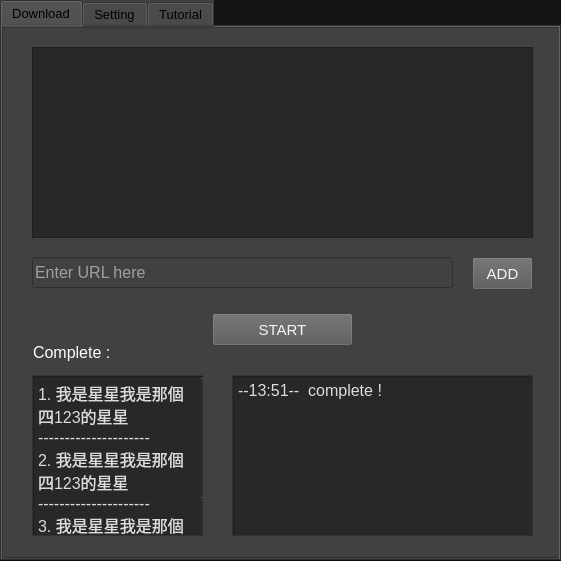
<?xml version="1.0" encoding="UTF-8"?>
<ui version="4.0">
 <class>MainWindow</class>
 <widget class="QMainWindow" name="MainWindow">
  <property name="geometry">
   <rect>
    <x>0</x>
    <y>0</y>
    <width>561</width>
    <height>561</height>
   </rect>
  </property>
  <property name="sizePolicy">
   <sizepolicy hsizetype="Expanding" vsizetype="Expanding">
    <horstretch>0</horstretch>
    <verstretch>0</verstretch>
   </sizepolicy>
  </property>
  <property name="minimumSize">
   <size>
    <width>561</width>
    <height>561</height>
   </size>
  </property>
  <property name="maximumSize">
   <size>
    <width>561</width>
    <height>561</height>
   </size>
  </property>
  <property name="windowTitle">
   <string>MainWindow</string>
  </property>
  <widget class="QWidget" name="centralwidget">
   <widget class="QFrame" name="frm_main">
    <property name="geometry">
     <rect>
      <x>0</x>
      <y>0</y>
      <width>561</width>
      <height>561</height>
     </rect>
    </property>
    <property name="styleSheet">
     <string notr="true">background-color: rgb(20, 20, 20);</string>
    </property>
    <property name="frameShape">
     <enum>QFrame::StyledPanel</enum>
    </property>
    <property name="frameShadow">
     <enum>QFrame::Raised</enum>
    </property>
    <widget class="QTabWidget" name="tabwg_main">
     <property name="geometry">
      <rect>
       <x>0</x>
       <y>0</y>
       <width>561</width>
       <height>561</height>
      </rect>
     </property>
     <property name="font">
      <font>
       <family>Microsoft YaHei UI</family>
       <pointsize>10</pointsize>
      </font>
     </property>
     <property name="styleSheet">
      <string notr="true">background-color: rgb(65, 65, 65);</string>
     </property>
     <property name="currentIndex">
      <number>0</number>
     </property>
     <widget class="QWidget" name="tab_download">
      <attribute name="title">
       <string>Download</string>
      </attribute>
      <widget class="QFrame" name="frm_download">
       <property name="geometry">
        <rect>
         <x>0</x>
         <y>0</y>
         <width>561</width>
         <height>531</height>
        </rect>
       </property>
       <property name="styleSheet">
        <string notr="true">background-color: rgb(65, 65, 65);</string>
       </property>
       <property name="frameShape">
        <enum>QFrame::StyledPanel</enum>
       </property>
       <property name="frameShadow">
        <enum>QFrame::Raised</enum>
       </property>
       <widget class="QScrollArea" name="scrA_urls">
        <property name="geometry">
         <rect>
          <x>30</x>
          <y>20</y>
          <width>501</width>
          <height>191</height>
         </rect>
        </property>
        <property name="focusPolicy">
         <enum>Qt::NoFocus</enum>
        </property>
        <property name="acceptDrops">
         <bool>true</bool>
        </property>
        <property name="styleSheet">
         <string notr="true">width: 3px;
background-color: rgb(40, 40, 40);</string>
        </property>
        <property name="widgetResizable">
         <bool>true</bool>
        </property>
        <widget class="QWidget" name="scrwc_urls">
         <property name="geometry">
          <rect>
           <x>0</x>
           <y>0</y>
           <width>499</width>
           <height>189</height>
          </rect>
         </property>
         <property name="acceptDrops">
          <bool>true</bool>
         </property>
         <layout class="QVBoxLayout" name="vlyo_urls">
          <property name="spacing">
           <number>9</number>
          </property>
         </layout>
        </widget>
       </widget>
       <widget class="QScrollArea" name="scrA_log">
        <property name="geometry">
         <rect>
          <x>230</x>
          <y>348</y>
          <width>301</width>
          <height>161</height>
         </rect>
        </property>
        <property name="widgetResizable">
         <bool>true</bool>
        </property>
        <widget class="QWidget" name="scrwc_log">
         <property name="geometry">
          <rect>
           <x>0</x>
           <y>0</y>
           <width>299</width>
           <height>159</height>
          </rect>
         </property>
         <widget class="QTextBrowser" name="txtB_complete_2">
          <property name="geometry">
           <rect>
            <x>0</x>
            <y>0</y>
            <width>301</width>
            <height>161</height>
           </rect>
          </property>
          <property name="font">
           <font>
            <family>Microsoft YaHei UI</family>
            <pointsize>12</pointsize>
           </font>
          </property>
          <property name="focusPolicy">
           <enum>Qt::NoFocus</enum>
          </property>
          <property name="styleSheet">
           <string notr="true">background-color: rgb(40, 40, 40);
color: rgb(220, 220, 220);
width: 2px;</string>
          </property>
          <property name="html">
           <string>&lt;!DOCTYPE HTML PUBLIC &quot;-//W3C//DTD HTML 4.0//EN&quot; &quot;http://www.w3.org/TR/REC-html40/strict.dtd&quot;&gt;
&lt;html&gt;&lt;head&gt;&lt;meta name=&quot;qrichtext&quot; content=&quot;1&quot; /&gt;&lt;style type=&quot;text/css&quot;&gt;
p, li { white-space: pre-wrap; }
&lt;/style&gt;&lt;/head&gt;&lt;body style=&quot; font-family:'Microsoft YaHei UI'; font-size:12pt; font-weight:400; font-style:normal;&quot;&gt;
&lt;p style=&quot; margin-top:0px; margin-bottom:0px; margin-left:0px; margin-right:0px; -qt-block-indent:0; text-indent:0px;&quot;&gt;--13:51--  complete !&lt;/p&gt;&lt;/body&gt;&lt;/html&gt;</string>
          </property>
         </widget>
        </widget>
       </widget>
       <widget class="QLineEdit" name="ln_add_url">
        <property name="geometry">
         <rect>
          <x>30</x>
          <y>230</y>
          <width>421</width>
          <height>31</height>
         </rect>
        </property>
        <property name="font">
         <font>
          <family>Microsoft YaHei UI</family>
          <pointsize>12</pointsize>
         </font>
        </property>
        <property name="styleSheet">
         <string notr="true">color: rgb(255, 255, 255);</string>
        </property>
        <property name="text">
         <string/>
        </property>
        <property name="placeholderText">
         <string>Enter URL here</string>
        </property>
       </widget>
       <widget class="QPushButton" name="btn_add_url">
        <property name="geometry">
         <rect>
          <x>470</x>
          <y>230</y>
          <width>61</width>
          <height>33</height>
         </rect>
        </property>
        <property name="font">
         <font>
          <family>Microsoft YaHei UI</family>
          <pointsize>11</pointsize>
         </font>
        </property>
        <property name="styleSheet">
         <string notr="true">color: rgb(245, 245, 245);
background-color: rgb(88, 88, 88);</string>
        </property>
        <property name="text">
         <string>ADD</string>
        </property>
       </widget>
       <widget class="QScrollArea" name="scrA_complete">
        <property name="geometry">
         <rect>
          <x>30</x>
          <y>348</y>
          <width>171</width>
          <height>161</height>
         </rect>
        </property>
        <property name="widgetResizable">
         <bool>true</bool>
        </property>
        <widget class="QWidget" name="scrwc_complete">
         <property name="geometry">
          <rect>
           <x>0</x>
           <y>0</y>
           <width>169</width>
           <height>159</height>
          </rect>
         </property>
         <widget class="QTextBrowser" name="txtB_complete">
          <property name="geometry">
           <rect>
            <x>0</x>
            <y>0</y>
            <width>171</width>
            <height>161</height>
           </rect>
          </property>
          <property name="font">
           <font>
            <family>Microsoft YaHei UI</family>
            <pointsize>12</pointsize>
           </font>
          </property>
          <property name="focusPolicy">
           <enum>Qt::NoFocus</enum>
          </property>
          <property name="styleSheet">
           <string notr="true">background-color: rgb(40, 40, 40);
color: rgb(220, 220, 220);
width: 2px;</string>
          </property>
          <property name="html">
           <string>&lt;!DOCTYPE HTML PUBLIC &quot;-//W3C//DTD HTML 4.0//EN&quot; &quot;http://www.w3.org/TR/REC-html40/strict.dtd&quot;&gt;
&lt;html&gt;&lt;head&gt;&lt;meta name=&quot;qrichtext&quot; content=&quot;1&quot; /&gt;&lt;style type=&quot;text/css&quot;&gt;
p, li { white-space: pre-wrap; }
&lt;/style&gt;&lt;/head&gt;&lt;body style=&quot; font-family:'Microsoft YaHei UI'; font-size:12pt; font-weight:400; font-style:normal;&quot;&gt;
&lt;p style=&quot; margin-top:0px; margin-bottom:0px; margin-left:0px; margin-right:0px; -qt-block-indent:0; text-indent:0px;&quot;&gt;1. 我是星星我是那個四123的星星&lt;/p&gt;
&lt;p style=&quot; margin-top:0px; margin-bottom:0px; margin-left:0px; margin-right:0px; -qt-block-indent:0; text-indent:0px;&quot;&gt;---------------------&lt;/p&gt;
&lt;p style=&quot; margin-top:0px; margin-bottom:0px; margin-left:0px; margin-right:0px; -qt-block-indent:0; text-indent:0px;&quot;&gt;2. 我是星星我是那個四123的星星&lt;/p&gt;
&lt;p style=&quot; margin-top:0px; margin-bottom:0px; margin-left:0px; margin-right:0px; -qt-block-indent:0; text-indent:0px;&quot;&gt;---------------------&lt;/p&gt;
&lt;p style=&quot; margin-top:0px; margin-bottom:0px; margin-left:0px; margin-right:0px; -qt-block-indent:0; text-indent:0px;&quot;&gt;3. 我是星星我是那個四123的星星&lt;/p&gt;
&lt;p style=&quot; margin-top:0px; margin-bottom:0px; margin-left:0px; margin-right:0px; -qt-block-indent:0; text-indent:0px;&quot;&gt;---------------------&lt;/p&gt;&lt;/body&gt;&lt;/html&gt;</string>
          </property>
         </widget>
        </widget>
       </widget>
       <widget class="QLabel" name="lbt_complete">
        <property name="geometry">
         <rect>
          <x>31</x>
          <y>310</y>
          <width>141</width>
          <height>30</height>
         </rect>
        </property>
        <property name="font">
         <font>
          <family>Microsoft YaHei UI</family>
          <pointsize>12</pointsize>
         </font>
        </property>
        <property name="styleSheet">
         <string notr="true">color: rgb(255, 255, 255);
background-color: rgba(255, 255, 255, 0);</string>
        </property>
        <property name="text">
         <string>Complete :</string>
        </property>
       </widget>
       <widget class="QPushButton" name="btn_start_download">
        <property name="geometry">
         <rect>
          <x>210</x>
          <y>286</y>
          <width>141</width>
          <height>33</height>
         </rect>
        </property>
        <property name="font">
         <font>
          <family>Microsoft YaHei UI</family>
          <pointsize>11</pointsize>
         </font>
        </property>
        <property name="styleSheet">
         <string notr="true">color: rgb(245, 245, 245);
background-color: rgb(88, 88, 88);</string>
        </property>
        <property name="text">
         <string>START</string>
        </property>
       </widget>
      </widget>
     </widget>
     <widget class="QWidget" name="tab_setting">
      <attribute name="title">
       <string>Setting</string>
      </attribute>
      <widget class="QScrollArea" name="scrollArea">
       <property name="geometry">
        <rect>
         <x>0</x>
         <y>0</y>
         <width>551</width>
         <height>531</height>
        </rect>
       </property>
       <property name="styleSheet">
        <string notr="true">background-color: rgb(50, 50, 50);</string>
       </property>
       <property name="widgetResizable">
        <bool>true</bool>
       </property>
       <widget class="QWidget" name="scrollAreaWidgetContents_2">
        <property name="geometry">
         <rect>
          <x>0</x>
          <y>0</y>
          <width>532</width>
          <height>618</height>
         </rect>
        </property>
        <layout class="QVBoxLayout" name="verticalLayout">
         <item>
          <widget class="QFrame" name="frm_setting">
           <property name="minimumSize">
            <size>
             <width>0</width>
             <height>600</height>
            </size>
           </property>
           <property name="maximumSize">
            <size>
             <width>16777215</width>
             <height>600</height>
            </size>
           </property>
           <property name="styleSheet">
            <string notr="true">background-color: rgb(65, 65, 65);</string>
           </property>
           <property name="frameShape">
            <enum>QFrame::StyledPanel</enum>
           </property>
           <property name="frameShadow">
            <enum>QFrame::Raised</enum>
           </property>
           <widget class="QFrame" name="frm_tool_0">
            <property name="geometry">
             <rect>
              <x>-10</x>
              <y>95</y>
              <width>381</width>
              <height>81</height>
             </rect>
            </property>
            <property name="styleSheet">
             <string notr="true">background-color: rgb(50, 50, 50);</string>
            </property>
            <property name="frameShape">
             <enum>QFrame::StyledPanel</enum>
            </property>
            <property name="frameShadow">
             <enum>QFrame::Raised</enum>
            </property>
            <widget class="QLabel" name="lbt_tool_n_t0">
             <property name="geometry">
              <rect>
               <x>30</x>
               <y>10</y>
               <width>211</width>
               <height>31</height>
              </rect>
             </property>
             <property name="font">
              <font>
               <family>Microsoft YaHei UI</family>
               <pointsize>14</pointsize>
              </font>
             </property>
             <property name="styleSheet">
              <string notr="true">color: rgb(255, 255, 255);</string>
             </property>
             <property name="text">
              <string>Web driver (chrome)</string>
             </property>
            </widget>
            <widget class="QLabel" name="lbt_status_t0">
             <property name="geometry">
              <rect>
               <x>110</x>
               <y>54</y>
               <width>261</width>
               <height>21</height>
              </rect>
             </property>
             <property name="font">
              <font>
               <family>Microsoft YaHei UI</family>
               <pointsize>11</pointsize>
              </font>
             </property>
             <property name="styleSheet">
              <string notr="true">QLabel{
	color: rgb(255, 85, 0);
}</string>
             </property>
             <property name="text">
              <string>Need to download</string>
             </property>
             <property name="alignment">
              <set>Qt::AlignRight|Qt::AlignTrailing|Qt::AlignVCenter</set>
             </property>
            </widget>
            <widget class="QRadioButton" name="rdBtn_ad_t0">
             <property name="geometry">
              <rect>
               <x>260</x>
               <y>20</y>
               <width>121</width>
               <height>21</height>
              </rect>
             </property>
             <property name="font">
              <font>
               <family>Microsoft YaHei UI</family>
              </font>
             </property>
             <property name="styleSheet">
              <string notr="true">color: rgb(255, 255, 255);</string>
             </property>
             <property name="text">
              <string>Auto Download</string>
             </property>
            </widget>
           </widget>
           <widget class="QPushButton" name="btn_download_t0">
            <property name="geometry">
             <rect>
              <x>390</x>
              <y>110</y>
              <width>111</width>
              <height>51</height>
             </rect>
            </property>
            <property name="font">
             <font>
              <family>Microsoft YaHei UI</family>
              <pointsize>12</pointsize>
             </font>
            </property>
            <property name="styleSheet">
             <string notr="true">QPushButton {
	color: rgb(255, 255, 0);
	border-style: solid;
	border-width: 2px;
	border-color: rgba(80, 80, 80, 180);
	border-radius: 6px;
}

QPushButton:hover {
	border-color: rgba(255, 255, 0, 190);

}</string>
            </property>
            <property name="text">
             <string>Download</string>
            </property>
           </widget>
           <widget class="Line" name="line_tool">
            <property name="geometry">
             <rect>
              <x>10</x>
              <y>200</y>
              <width>531</width>
              <height>16</height>
             </rect>
            </property>
            <property name="orientation">
             <enum>Qt::Horizontal</enum>
            </property>
           </widget>
           <widget class="QLabel" name="lbt_tool">
            <property name="geometry">
             <rect>
              <x>110</x>
              <y>10</y>
              <width>301</width>
              <height>61</height>
             </rect>
            </property>
            <property name="font">
             <font>
              <family>Microsoft YaHei UI</family>
              <pointsize>23</pointsize>
             </font>
            </property>
            <property name="styleSheet">
             <string notr="true">color: rgb(255, 255, 255);</string>
            </property>
            <property name="text">
             <string>Tools</string>
            </property>
            <property name="alignment">
             <set>Qt::AlignCenter</set>
            </property>
           </widget>
           <widget class="QLabel" name="lbt_opt">
            <property name="geometry">
             <rect>
              <x>110</x>
              <y>230</y>
              <width>301</width>
              <height>61</height>
             </rect>
            </property>
            <property name="font">
             <font>
              <family>Microsoft YaHei UI</family>
              <pointsize>23</pointsize>
             </font>
            </property>
            <property name="styleSheet">
             <string notr="true">color: rgb(255, 255, 255);</string>
            </property>
            <property name="text">
             <string>Options</string>
            </property>
            <property name="alignment">
             <set>Qt::AlignCenter</set>
            </property>
           </widget>
           <widget class="QFrame" name="frm_opt_0">
            <property name="geometry">
             <rect>
              <x>-10</x>
              <y>315</y>
              <width>381</width>
              <height>151</height>
             </rect>
            </property>
            <property name="styleSheet">
             <string notr="true">background-color: rgb(50, 50, 50);</string>
            </property>
            <property name="frameShape">
             <enum>QFrame::StyledPanel</enum>
            </property>
            <property name="frameShadow">
             <enum>QFrame::Raised</enum>
            </property>
            <widget class="QLabel" name="lbt_opt_n_o0">
             <property name="geometry">
              <rect>
               <x>30</x>
               <y>10</y>
               <width>341</width>
               <height>31</height>
              </rect>
             </property>
             <property name="font">
              <font>
               <family>Microsoft YaHei UI</family>
               <pointsize>14</pointsize>
              </font>
             </property>
             <property name="styleSheet">
              <string notr="true">color: rgb(255, 255, 255);</string>
             </property>
             <property name="text">
              <string>Auto add URL to Queue</string>
             </property>
            </widget>
            <widget class="QTextBrowser" name="txtB_opt_i_o0">
             <property name="geometry">
              <rect>
               <x>20</x>
               <y>60</y>
               <width>341</width>
               <height>81</height>
              </rect>
             </property>
             <property name="font">
              <font>
               <family>Microsoft YaHei UI</family>
               <pointsize>12</pointsize>
              </font>
             </property>
             <property name="styleSheet">
              <string notr="true">color: rgb(240, 240, 240);</string>
             </property>
             <property name="html">
              <string>&lt;!DOCTYPE HTML PUBLIC &quot;-//W3C//DTD HTML 4.0//EN&quot; &quot;http://www.w3.org/TR/REC-html40/strict.dtd&quot;&gt;
&lt;html&gt;&lt;head&gt;&lt;meta name=&quot;qrichtext&quot; content=&quot;1&quot; /&gt;&lt;style type=&quot;text/css&quot;&gt;
p, li { white-space: pre-wrap; }
&lt;/style&gt;&lt;/head&gt;&lt;body style=&quot; font-family:'Microsoft YaHei UI'; font-size:12pt; font-weight:400; font-style:normal;&quot;&gt;
&lt;p style=&quot; margin-top:0px; margin-bottom:0px; margin-left:0px; margin-right:0px; -qt-block-indent:0; text-indent:0px;&quot;&gt;The app will continuously listen, and when the user copies a specific URL, the app will add the URL to the queue.&lt;/p&gt;&lt;/body&gt;&lt;/html&gt;</string>
             </property>
            </widget>
           </widget>
           <widget class="QRadioButton" name="rdBtn_on_o1">
            <property name="geometry">
             <rect>
              <x>420</x>
              <y>390</y>
              <width>61</width>
              <height>21</height>
             </rect>
            </property>
            <property name="font">
             <font>
              <family>Microsoft YaHei UI</family>
             </font>
            </property>
            <property name="styleSheet">
             <string notr="true">color: rgb(255, 255, 255);</string>
            </property>
            <property name="text">
             <string>On</string>
            </property>
           </widget>
          </widget>
         </item>
        </layout>
       </widget>
      </widget>
     </widget>
     <widget class="QWidget" name="tab_tutorial">
      <attribute name="title">
       <string>Tutorial</string>
      </attribute>
      <widget class="QFrame" name="frm_tutorial">
       <property name="geometry">
        <rect>
         <x>0</x>
         <y>0</y>
         <width>561</width>
         <height>531</height>
        </rect>
       </property>
       <property name="styleSheet">
        <string notr="true">background-color: rgb(65, 65, 65);</string>
       </property>
       <property name="frameShape">
        <enum>QFrame::StyledPanel</enum>
       </property>
       <property name="frameShadow">
        <enum>QFrame::Raised</enum>
       </property>
       <widget class="QScrollArea" name="scrA_tutorial_t">
        <property name="geometry">
         <rect>
          <x>30</x>
          <y>230</y>
          <width>501</width>
          <height>271</height>
         </rect>
        </property>
        <property name="widgetResizable">
         <bool>true</bool>
        </property>
        <widget class="QWidget" name="scrwc_tutoral_t">
         <property name="geometry">
          <rect>
           <x>0</x>
           <y>0</y>
           <width>499</width>
           <height>269</height>
          </rect>
         </property>
         <widget class="QTextBrowser" name="txtB_tutorial_t">
          <property name="geometry">
           <rect>
            <x>0</x>
            <y>0</y>
            <width>501</width>
            <height>271</height>
           </rect>
          </property>
          <property name="font">
           <font>
            <family>Microsoft YaHei UI</family>
            <pointsize>14</pointsize>
           </font>
          </property>
          <property name="focusPolicy">
           <enum>Qt::NoFocus</enum>
          </property>
          <property name="styleSheet">
           <string notr="true">color: rgb(255, 255, 255);
border-style: none;
width: 4px;</string>
          </property>
          <property name="html">
           <string>&lt;!DOCTYPE HTML PUBLIC &quot;-//W3C//DTD HTML 4.0//EN&quot; &quot;http://www.w3.org/TR/REC-html40/strict.dtd&quot;&gt;
&lt;html&gt;&lt;head&gt;&lt;meta name=&quot;qrichtext&quot; content=&quot;1&quot; /&gt;&lt;style type=&quot;text/css&quot;&gt;
p, li { white-space: pre-wrap; }
&lt;/style&gt;&lt;/head&gt;&lt;body style=&quot; font-family:'Microsoft YaHei UI'; font-size:14pt; font-weight:400; font-style:normal;&quot;&gt;
&lt;p align=&quot;center&quot; style=&quot; margin-top:0px; margin-bottom:0px; margin-left:0px; margin-right:0px; -qt-block-indent:0; text-indent:0px;&quot;&gt;&lt;span style=&quot; font-weight:600;&quot;&gt;Tutorial&lt;/span&gt;&lt;/p&gt;
&lt;p align=&quot;center&quot; style=&quot;-qt-paragraph-type:empty; margin-top:0px; margin-bottom:0px; margin-left:0px; margin-right:0px; -qt-block-indent:0; text-indent:0px;&quot;&gt;&lt;br /&gt;&lt;/p&gt;
&lt;p align=&quot;center&quot; style=&quot; margin-top:0px; margin-bottom:0px; margin-left:0px; margin-right:0px; -qt-block-indent:0; text-indent:0px;&quot;&gt;First, you need to download tool from Setting tab.&lt;/p&gt;
&lt;p align=&quot;center&quot; style=&quot;-qt-paragraph-type:empty; margin-top:0px; margin-bottom:0px; margin-left:0px; margin-right:0px; -qt-block-indent:0; text-indent:0px;&quot;&gt;&lt;br /&gt;&lt;/p&gt;
&lt;p align=&quot;center&quot; style=&quot; margin-top:0px; margin-bottom:0px; margin-left:0px; margin-right:0px; -qt-block-indent:0; text-indent:0px;&quot;&gt;Second, obtain the URL of the webpage where the sheet music you want to download is located.&lt;/p&gt;
&lt;p align=&quot;center&quot; style=&quot;-qt-paragraph-type:empty; margin-top:0px; margin-bottom:0px; margin-left:0px; margin-right:0px; -qt-block-indent:0; text-indent:0px;&quot;&gt;&lt;br /&gt;&lt;/p&gt;
&lt;p align=&quot;center&quot; style=&quot; margin-top:0px; margin-bottom:0px; margin-left:0px; margin-right:0px; -qt-block-indent:0; text-indent:0px;&quot;&gt;Third, back to this app, enter the URL into the input box in the middle of the Download tab and click ADD.&lt;/p&gt;
&lt;p align=&quot;center&quot; style=&quot;-qt-paragraph-type:empty; margin-top:0px; margin-bottom:0px; margin-left:0px; margin-right:0px; -qt-block-indent:0; text-indent:0px;&quot;&gt;&lt;br /&gt;&lt;/p&gt;
&lt;p align=&quot;center&quot; style=&quot; margin-top:0px; margin-bottom:0px; margin-left:0px; margin-right:0px; -qt-block-indent:0; text-indent:0px;&quot;&gt;You can add many URL into the Queue, drag the URL to adjust their order. Click the X button on the right side of the URL to remove it.&lt;/p&gt;
&lt;p align=&quot;center&quot; style=&quot;-qt-paragraph-type:empty; margin-top:0px; margin-bottom:0px; margin-left:0px; margin-right:0px; -qt-block-indent:0; text-indent:0px;&quot;&gt;&lt;br /&gt;&lt;/p&gt;
&lt;p align=&quot;center&quot; style=&quot; margin-top:0px; margin-bottom:0px; margin-left:0px; margin-right:0px; -qt-block-indent:0; text-indent:0px;&quot;&gt;Finally, click START to run the program.&lt;/p&gt;
&lt;p align=&quot;center&quot; style=&quot;-qt-paragraph-type:empty; margin-top:0px; margin-bottom:0px; margin-left:0px; margin-right:0px; -qt-block-indent:0; text-indent:0px;&quot;&gt;&lt;br /&gt;&lt;/p&gt;
&lt;p align=&quot;center&quot; style=&quot;-qt-paragraph-type:empty; margin-top:0px; margin-bottom:0px; margin-left:0px; margin-right:0px; -qt-block-indent:0; text-indent:0px;&quot;&gt;&lt;br /&gt;&lt;/p&gt;&lt;/body&gt;&lt;/html&gt;</string>
          </property>
         </widget>
        </widget>
       </widget>
       <widget class="QTextBrowser" name="txtB_app_info">
        <property name="geometry">
         <rect>
          <x>30</x>
          <y>20</y>
          <width>501</width>
          <height>201</height>
         </rect>
        </property>
        <property name="font">
         <font>
          <family>Microsoft YaHei UI</family>
          <pointsize>14</pointsize>
         </font>
        </property>
        <property name="focusPolicy">
         <enum>Qt::NoFocus</enum>
        </property>
        <property name="styleSheet">
         <string notr="true">color: rgb(255, 255, 255);
border-style: none;</string>
        </property>
        <property name="html">
         <string>&lt;!DOCTYPE HTML PUBLIC &quot;-//W3C//DTD HTML 4.0//EN&quot; &quot;http://www.w3.org/TR/REC-html40/strict.dtd&quot;&gt;
&lt;html&gt;&lt;head&gt;&lt;meta name=&quot;qrichtext&quot; content=&quot;1&quot; /&gt;&lt;style type=&quot;text/css&quot;&gt;
p, li { white-space: pre-wrap; }
&lt;/style&gt;&lt;/head&gt;&lt;body style=&quot; font-family:'Microsoft YaHei UI'; font-size:14pt; font-weight:400; font-style:normal;&quot;&gt;
&lt;p align=&quot;center&quot; style=&quot; margin-top:0px; margin-bottom:0px; margin-left:0px; margin-right:0px; -qt-block-indent:0; text-indent:0px;&quot;&gt;&lt;span style=&quot; font-weight:600;&quot;&gt;Muse Hunter&lt;/span&gt;&lt;/p&gt;
&lt;p align=&quot;center&quot; style=&quot; margin-top:0px; margin-bottom:0px; margin-left:0px; margin-right:0px; -qt-block-indent:0; text-indent:0px;&quot;&gt;&lt;span style=&quot; font-size:11pt;&quot;&gt;A tool for download score from website ... without login&lt;/span&gt;&lt;/p&gt;
&lt;p align=&quot;center&quot; style=&quot;-qt-paragraph-type:empty; margin-top:0px; margin-bottom:0px; margin-left:0px; margin-right:0px; -qt-block-indent:0; text-indent:0px; font-size:11pt;&quot;&gt;&lt;br /&gt;&lt;/p&gt;
&lt;p align=&quot;center&quot; style=&quot; margin-top:0px; margin-bottom:0px; margin-left:0px; margin-right:0px; -qt-block-indent:0; text-indent:0px;&quot;&gt;&lt;span style=&quot; font-size:11pt;&quot;&gt;version : 1.0.0&lt;/span&gt;&lt;/p&gt;
&lt;p align=&quot;center&quot; style=&quot;-qt-paragraph-type:empty; margin-top:0px; margin-bottom:0px; margin-left:0px; margin-right:0px; -qt-block-indent:0; text-indent:0px; font-size:11pt;&quot;&gt;&lt;br /&gt;&lt;/p&gt;
&lt;p align=&quot;center&quot; style=&quot; margin-top:0px; margin-bottom:0px; margin-left:0px; margin-right:0px; -qt-block-indent:0; text-indent:0px;&quot;&gt;&lt;span style=&quot; font-weight:600;&quot;&gt;Supported website :&lt;/span&gt;&lt;/p&gt;
&lt;p align=&quot;center&quot; style=&quot; margin-top:0px; margin-bottom:0px; margin-left:0px; margin-right:0px; -qt-block-indent:0; text-indent:0px;&quot;&gt;&lt;span style=&quot; font-size:12pt;&quot;&gt;Musescore&lt;/span&gt;&lt;/p&gt;&lt;/body&gt;&lt;/html&gt;</string>
        </property>
       </widget>
      </widget>
     </widget>
    </widget>
   </widget>
  </widget>
 </widget>
 <resources/>
 <connections/>
</ui>
